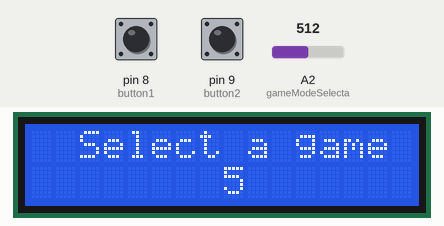
This sketch was run on a simulated Arduino Uno, built with avr-gcc and run on an emulated ATmega328P. Parts: 16×2 character LCD. The test bench sets the inputs (shaded band); at power-on: pin 8 (button1) LOW, pin 9 (button2) LOW, A2 (gameModeSelecta) = 512. What the sketch prints to the serial monitor is not drawn.

Above: at 1.2 s.
1.3 s: pin 8 (button1) pulled HIGH for 0.15 s
At 2.9 s:
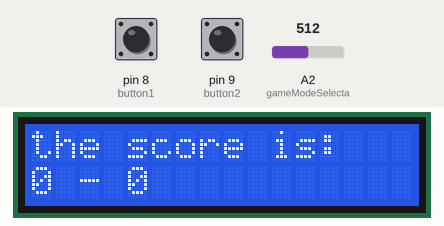
3.3 s: pin 9 (button2) pulled HIGH for 0.15 s
At 3.9 s:
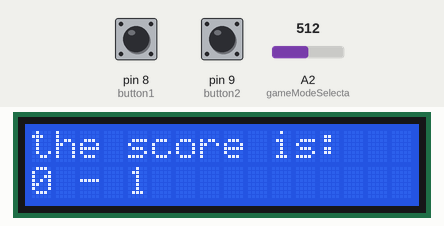
4.9 s: pin 8 (button1) pulled HIGH for 1 s
At 6.3 s:
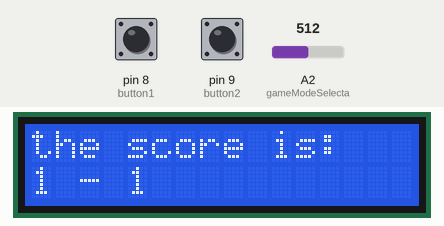
7.4 s: pin 9 (button2) pulled HIGH for 1 s
At 8.2 s:
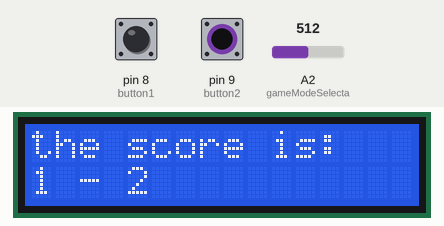
9.9 s: pin 9 (button2) pulsed HIGH 5 times (0.12 s each, 0.3 s apart)
At 12.7 s:
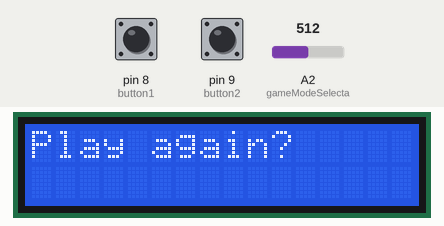
13.1 s: pin 9 (button2) pulled HIGH for 3.2 s
At 14.7 s:
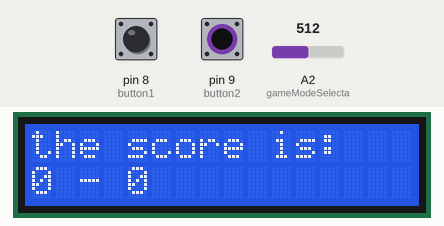
Timing chart, 0 to 16.2 s (numbered marks = the images above; inputs shaded):
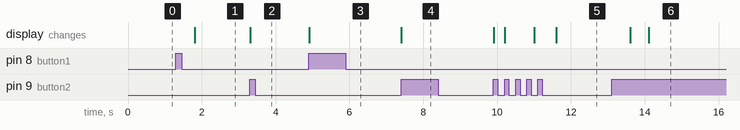

The sketch:

ping_pong_prototype.ino
```cpp
#include <LiquidCrystal.h>

//declare pins for lcd display
LiquidCrystal lcd(12, 11, 5, 4, 3, 2);

//setup pins for input buttons
const int button1 = 8;
const int button2 = 9;
const int gameModeSelecta = A2;

//value for each buttons pushstate
int b1State = 0;
int b2State = 0;

//previous value for button pushstate
int prev1State = 0;
int prev2State = 0;

//variable for storing individual player score
int player1Score = 0;
int player2Score = 0;
int prev1Score = 0;
int prev2Score = 0;

//game mode variables
int gameModeVal = 0;
int pointLimit = 0;
int prevPointLimit = 0;

int pointLimitSet = false;
//int inGame = false;
//int gameEnd = false;
//int playAgain = false;

int gameState = 0;
  /*
    gameSelect = 0;
    game = 1;
    gameEnd = 2;
    playAgain = 3
  */

String winner = "";

void setup () {
  //initialise serial connection for debugging
  Serial.begin(9600);
  //initialse buttons, knob and lcd
  //pinMode(resetPin, OUTPUT);
  pinMode(gameModeSelecta, INPUT);
  pinMode(button1, INPUT);
  pinMode(button2, INPUT);
  lcd.begin(16, 2);
}


void loop() {

  //get values from button input pins
  b1State = digitalRead(button1);
  b2State = digitalRead(button2);

  if (gameState == 0) {
    gameSelect();
  } else if (gameState == 1) {
    game();
  } else if (gameState == 2) {
    gameEnd();
  } else if (gameState == 3) {
    playAgain();
  }
}

// GAMESTATE = 0
//A menu for choosing how many points to play to
void gameSelect() {

  //find out pointLimit from position of the potentiometer
  gameModeVal = analogRead(gameModeSelecta);


  //detect game mode
  switch(gameModeVal/(1024/3)) {
  case 0:
    pointLimit = 11;
    break;
  case 1:
    pointLimit = 5;
    break;
  case 2:
    pointLimit = 21;
    break;
  default:
    pointLimit = 11;
  }

  //display the current game mode
  lcd.setCursor(2, 0);
  lcd.print("Select a game");
  lcd.setCursor(8,1);
  lcd.print(pointLimit);
  lcd.print(" ");
  if (b1State == HIGH || b2State == HIGH) {
    delay(500); //add a delay so that the confirmation button press doesnt increment to the score
    gameState = 1;
    //refresh the screen
    lcd.clear();
  }
}


//GAMESTATE = 3
//A menu to ask the player if they want to play again,
//but also to reset all the values from the previous match back to zero
void playAgain() {

  player1Score = 0;
  player2Score = 0;
  lcd.setCursor(0, 0);
  lcd.print("Play again?");
  //if button is pressed, go to next menu
  if (b1State == HIGH || b2State == HIGH) {
    delay(500);
    gameState = 0;
    lcd.clear();
  }
}


//GAMESTATE = 2
//A screen in which a winner is declared
void gameEnd () {

  //print out the score and declare
  //a winner if pointLimit is reached
  lcd.setCursor(1, 0);
  lcd.print(winner);
  lcd.print(" wins!");
  Serial.println(b1State);

  //if a button is pressed, go to next menu
  if (b1State == HIGH || b2State == HIGH) {
    delay(500);
    gameState = 3;
    lcd.clear();
  }
}

//a function that creates a tiebreaker scenario
void deuce() {
  pointLimit++;
  game();
}


//GAMESTATE = 1
void game () {

  //Increment the score of either player
  //if the buttons are pressed
  if (gameState == 1) { //setting winner to determine which game mode we are in
    if(b1State != prev1State) {
      if(b1State == HIGH) {
        player1Score ++;
      }
    }
    prev1State = b1State;
    if(b2State != prev2State) {
      if(b2State == HIGH) {
        player2Score ++;
      }
    }
  }
  //score the current score until the next point is scored
  prev2State = b2State;

  //while the player are under the pointLimit
  if(player1Score >= pointLimit) {
    //check to see if the point difference is of 2, and if it is NOT,
    //increment the point limit until the required difference is reached.
    if (player1Score > player2Score && player1Score - player2Score <= 1) {
      deuce();
    }
    else {
      //if the socre difference is larger than 2 upon reaching pointLimit,
      //declare a winner
      winner = "Player 1";
      delay(500);
      //go to gameEnd();
      gameState = 2;
      lcd.clear();
    }

  }
  //same as for player 1
  else if (player2Score >= pointLimit) {
    if (player2Score > player1Score && player2Score - player1Score <= 1) {
      deuce();
    }
    else {
      winner = "Player 2";
      delay(500);
      gameState = 2;
      lcd.clear();
    }
  }
  else {
    //if the game in progress print out the current score
    lcd.setCursor(0, 0);
    lcd.print("the score is: ");
    lcd.setCursor(0, 1);
    lcd.print(player1Score);
    lcd.print(" - ");
    lcd.print(player2Score);
  }
}
```

Measured:
- after the input at 1.3 s, the display: first changes after 0.51 s (image 1 shows a later state)
- after the input at 3.3 s, the display: changes at once (image 2)
- after the input at 4.9 s, the display: changes at once (image 3)
- after the input at 7.4 s, the display: changes at once (image 4)
- after the input at 9.9 s, the display: first changes at once (image 5 shows a later state)
- after the input at 13.1 s, the display: first changes after 0.50 s (image 6 shows a later state)
